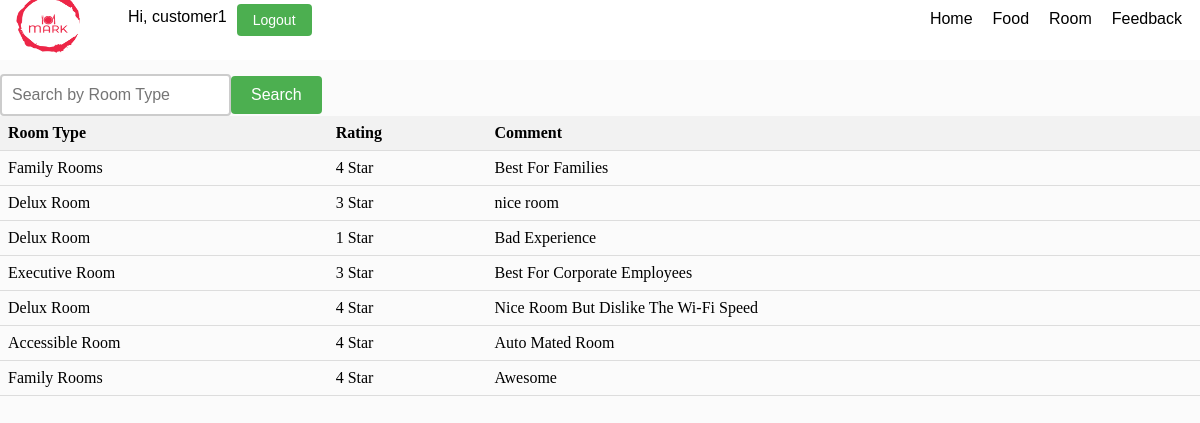
The page /feedback.php (signed in) on the database its author committed.
### tables this page shows
CREATE TABLE `feedback` (
  `id` int(11) NOT NULL,
  `room_id` int(11) NOT NULL,
  `rating` int(1) NOT NULL,
  `comment` text NOT NULL,
  `submitted_at` datetime NOT NULL DEFAULT current_timestamp()
);

CREATE TABLE `add_rooms` (
  `room_id` int(11) NOT NULL,
  `room_type` varchar(255) NOT NULL,
  `room_description` text DEFAULT NULL,
  `room_price` float(11,2) NOT NULL,
  `room_image_url` varchar(255) DEFAULT NULL,
  `room_facilities` text DEFAULT NULL,
  `booking_quantity` int(11) NOT NULL,
  `available` tinyint(1) NOT NULL DEFAULT 1,
  `created_at` timestamp NOT NULL DEFAULT current_timestamp()
);

### feedback.php (the view, shortened to what this page needs)
</style><?php
include "navigation.php";
if (isset($_POST['search'])) {
    $searchTerm = $_POST['search'];
    $sql = "SELECT feedback.room_id, feedback.rating, feedback.comment, add_rooms.room_type
            FROM feedback
            INNER JOIN add_rooms
            ON feedback.room_id = add_rooms.room_id
            WHERE add_rooms.room_type LIKE '%$searchTerm%'";
} else {
    $sql = "SELECT feedback.room_id, feedback.rating, feedback.comment, add_rooms.room_type
            FROM feedback
            INNER JOIN add_rooms
            ON feedback.room_id = add_rooms.room_id";
}
$result = mysqli_query($connection, $sql);
echo '<form method="POST">';
echo '<input type="text" name="search" placeholder="Search by Room Type">';
echo '<button type="submit">Search</button>';
echo '</form>';
echo "<table>";
echo "<tr><th>Room Type</th><th>Rating</th><th>Comment</th></tr>";
while ($row = mysqli_fetch_assoc($result)) {
    echo "<tr>";
    echo "<td>" . $row['room_type'] . "</td>";
    echo "<td>" . $row['rating'] . " Star</td>";
    echo "<td>" . $row['comment'] . "</td>";
    echo "</tr>";
}
echo "</table>";
?>
<link rel="stylesheet" href="yb.css">

### CSS/style.css (style rules this page uses)
* { margin: 0; padding: 0; }
body { background-color: rgb(251, 251, 251); overflow: auto; }

### CSS/nav.css (style rules this page uses)
* { margin: 0; padding: 0; }

### yb.css (style rules this page uses)
table { border-collapse: collapse; width: 100%; }
th, td { padding: 8px; text-align: left; border-bottom: 1px solid #ddd; }
th { background-color: #f2f2f2; }

### feedback.php (style rules this page uses)
input[type=text] { padding: 10px; border: 2px solid #ccc; border-radius: 4px; font-size: 16px; }
button[type=submit] { background-color: #4CAF50; color: white; padding: 10px 20px; border: none; border-radius: 4px; cursor: pointer; font-size: 16px; }

### rows shown on the page
feedback: room.room_type "Family Rooms", rating "4", comment "Best For Families"
feedback: room.room_type "Delux Room", rating "3", comment "nice room"
feedback: room.room_type "Delux Room", rating "1", comment "Bad Experience"
feedback: room.room_type "Executive Room", rating "3", comment "Best For Corporate Employees"
feedback: room.room_type "Delux Room", rating "4", comment "Nice Room But Dislike The Wi-Fi Speed"
feedback: room.room_type "Accessible Room", rating "4", comment "Auto Mated Room"
feedback: room.room_type "Family Rooms", rating "4", comment "Awesome"

### other values the page prints
$_SESSION['username'] "customer1"
